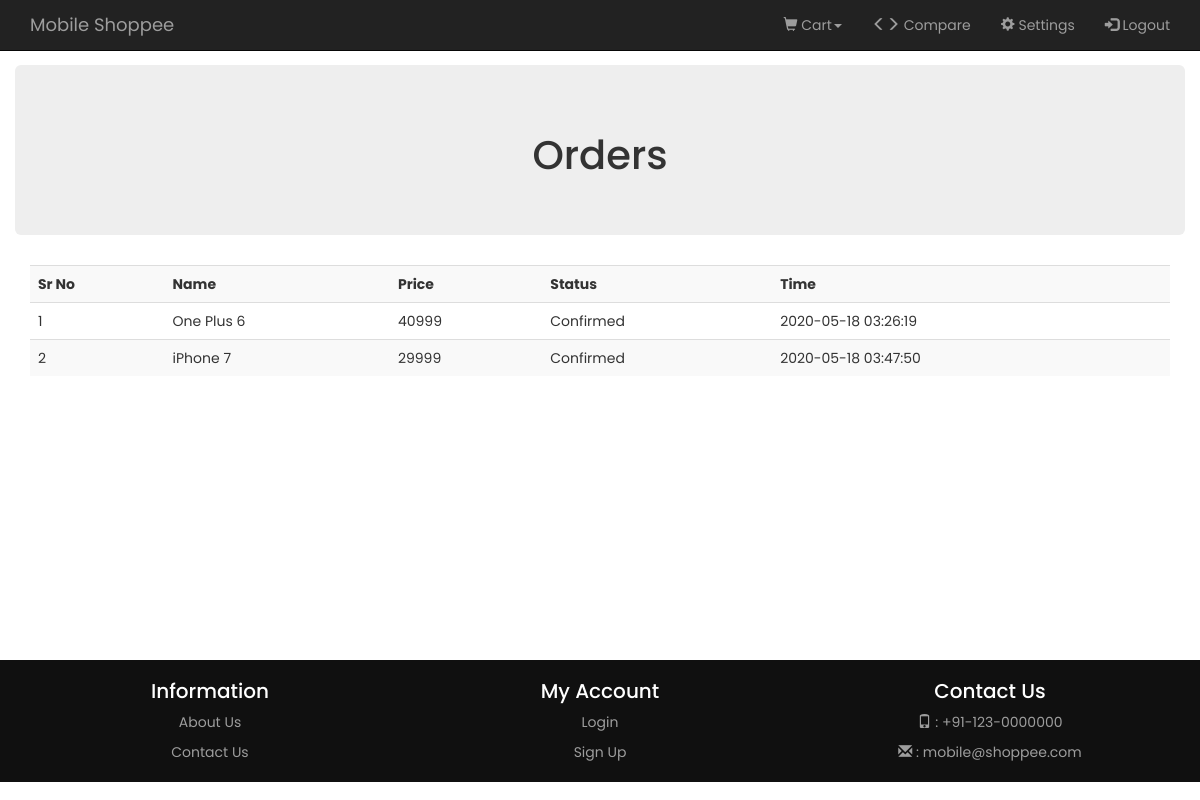
/orders.php (signed in), run on the app's committed database.
### tables this page shows
CREATE TABLE IF NOT EXISTS `users_products` (
  `upid` int(11) NOT NULL AUTO_INCREMENT,
  `user_id` int(11) NOT NULL,
  `product_id` int(11) NOT NULL,
  `status` enum('Added To Cart','Confirmed') NOT NULL,
  `purchase_timestamp` timestamp NOT NULL DEFAULT CURRENT_TIMESTAMP,
  PRIMARY KEY (`upid`),
  KEY `user_id` (`user_id`),
  KEY `product_id` (`product_id`)
);

CREATE TABLE IF NOT EXISTS `products` (
  `pid` int(11) NOT NULL AUTO_INCREMENT,
  `name` varchar(20) NOT NULL,
  `price` int(10) NOT NULL,
  `battery` varchar(20) NOT NULL,
  `camera back` varchar(20) NOT NULL,
  `camera front` varchar(20) NOT NULL,
  `ram` varchar(20) NOT NULL,
  `rom` varchar(20) NOT NULL,
  `image` longblob NOT NULL,
  PRIMARY KEY (`pid`)
);

### orders.php (the view, shortened to what this page needs)
<?php
    include './includes/common.php';
?>
<!DOCTYPE html>
<html lang="en">
<head>
    <?php include './includes/links.php'; ?>
</head>
<body>
    <?php
        require './includes/header.php';
        $user_id = $_SESSION['user_id'];
        $sql = "SELECT products.name , products.price , users_products.status ,users_products.purchase_timestamp FROM users_products JOIN products ON users_products.product_id = products.pid and users_products.user_id = '$user_id'";
        $result = mysqli_query($con , $sql) or die (mysqli_error($con));
        $i=1;
    ?>
        <div class="content">
          <div class="container">
          <div class="row">
            <div class="jumbotron">
                <div class="container">
                    <h1 class="text-center" style="font-size:40px;">Orders</h1>
                </div>
            </div>
        </div>
        <table class="table table-striped table-responsive table-hover">
            <tr>
                <th>Sr No</th>
                <th>Name</th>
                <th>Price</th>
                <th>Status</th>
                <th>Time</th>
            </tr>
        <?php while($row=mysqli_fetch_array($result)) { ?>
            <tr>
                <td><?php echo $i++ ?></td>
                <td><?php echo $row['name'] ?></td>
                <td><?php echo $row['price'] ?></td>
                <td><?php echo $row['status'] ?></td>
                <td><?php echo $row['purchase_timestamp'] ?></td>
            </tr>
        <?php } ?>
        </table>
    </div>
          </div>
    <?php
        require './includes/footer.php';
    ?>
</body>
</html>

### style.css (style rules this page uses)
* { margin: 0; padding: 0; box-sizing: border-box; font-family: 'Poppins' , sans-serif; scroll-behavior: smooth; }
.content { padding-top: 65px; min-height: 660px; }

### data on the page
users_products: product.name "One Plus 6", product.price "40999", status "Confirmed", purchase_timestamp "2020-05-18 03:26:19"
users_products: product.name "iPhone 7", product.price "29999", status "Confirmed", purchase_timestamp "2020-05-18 03:47:50"
